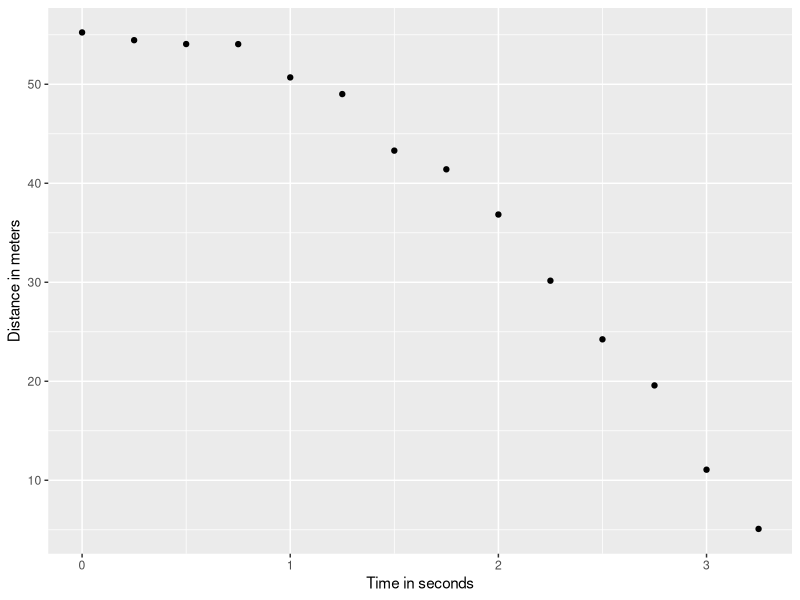
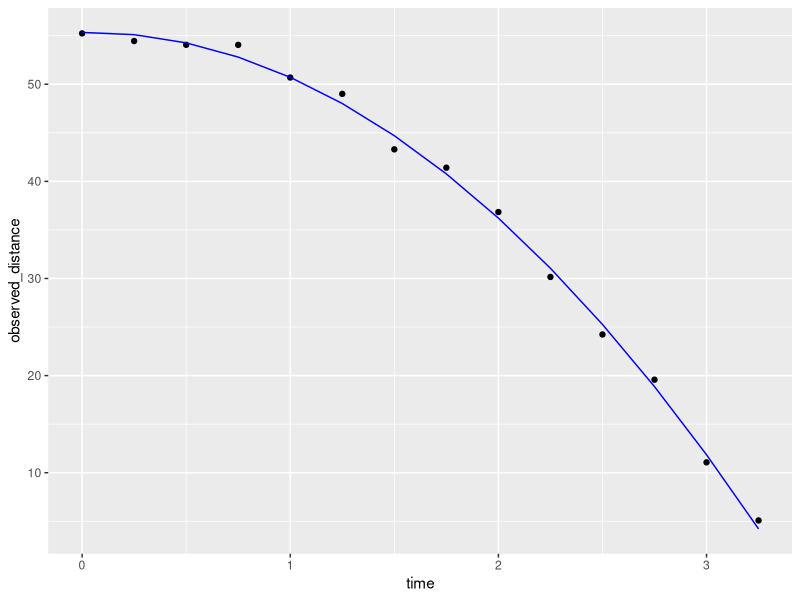

Reproduce these figures in R, in order.
library(dslabs)
library(tidyverse)
library(broom)
falling_object <- rfalling_object()

#draw the trajectory of the ball
falling_object %>% 
  ggplot(aes(time, observed_distance))+
  geom_point()+
  ylab("Distance in meters")+
  xlab("Time in seconds")

#use the lm() function to estimate the coefficients
fit <- falling_object%>%
  mutate(time_sq=time^2) %>% 
  lm(observed_distance~time+time_sq, data = .)
tidy(fit)

#check if the estimated parabola fits the data
augment(fit) %>%
  ggplot() +
  geom_point(aes(time, observed_distance)) +
  geom_line(aes(time, .fitted), col = "blue")

#summary statistic of the regression
tidy(fit, conf.int = TRUE)
